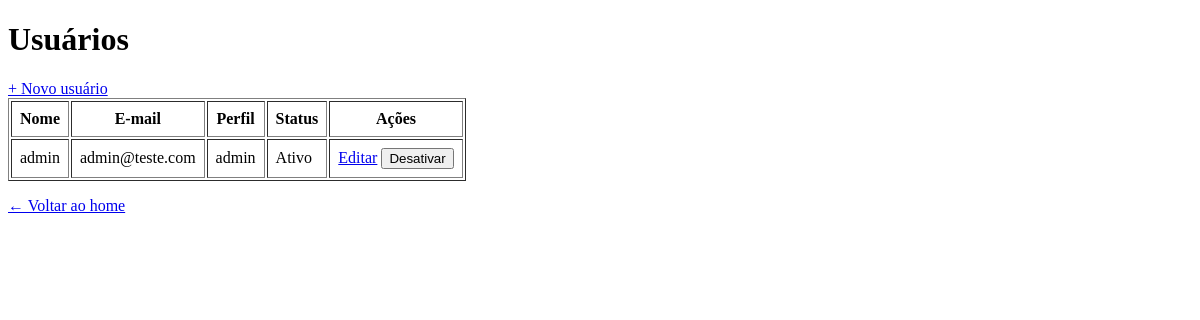
The app's page /usuarios/ (signed in), older data.
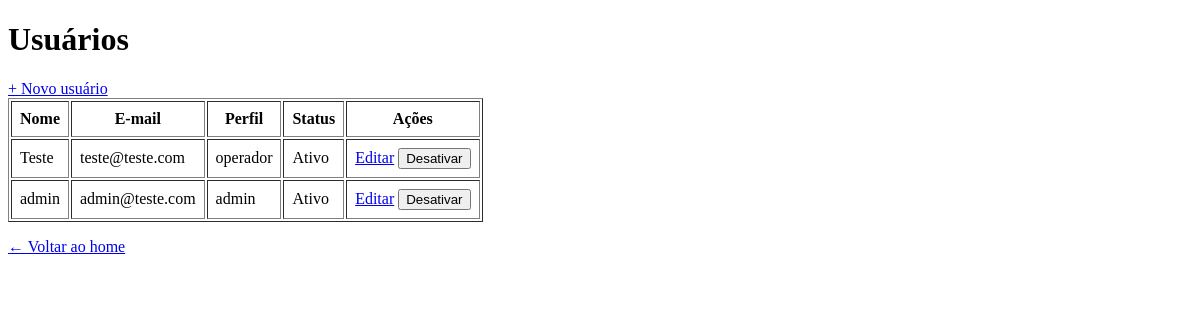
The same page, newer data.
### app/models/usuarios.py (models this page shows)
class Usuario(Base):
    __tablename__ = "usuarios"
    id = Column(Integer, primary_key=True, autoincrement=True)
    nome = Column(String(100), nullable=False)
    email = Column(String(150),unique=True, nullable=False)
    senha_hash = Column(String(225))
    role = Column(String(20), nullable=False, default="operador")
    ativo = Column(Boolean, default=True)
    crando_em = Column(DateTime, server_default=func.now())

### app/controllers/usuario_controller.py (the view)
@router.get("/")
def listar_usuarios(
    request: Request,
    db: Session = Depends(get_db),
    admin = Depends(get_admin)  # bloqueia quem não é admin
):
    usuarios = db.query(Usuario).order_by(Usuario.nome).all()
    return templates.TemplateResponse(
        request,
        "usuarios/index.html",
        {
            "request": request,
            "usuario": admin,   # dados de quem está logado (para navbar)
            "usuarios": usuarios  # lista para exibir na tabela
        }
    )

### app/templates/usuarios/index.html (shortened to what this page needs)
<!DOCTYPE html>
<html lang="pt-br">
<head>
</head>
<body>
    <h1>Usuários</h1>
    <a href="/usuarios/novo">+ Novo usuário</a>
    <table border="1" cellpadding="8">
        <thead>
            <tr>
                <th>Nome</th>
                <th>E-mail</th>
                <th>Perfil</th>
                <th>Status</th>
                <th>Ações</th>
            </tr>
        </thead>
        <tbody>
            {% for u in usuarios %}
            <tr>
                <td>{{ u.nome }}</td>
                <td>{{ u.email }}</td>
                <td>{{ u.role }}</td>
                <td>{{ "Ativo" if u.ativo else "Inativo" }}</td>
                <td>
                    <a href="/usuarios/{{ u.id }}/editar">Editar</a>
                    <form action="/usuarios/{{ u.id }}/toggle-ativo"
                          method="post"
                          style="display:inline">
                        <button type="submit">
                            {{ "Desativar" if u.ativo else "Ativar" }}
                        </button>
                    </form>
                </td>
            </tr>
            {% endfor %}
        </tbody>
    </table>
    <p><a href="/">← Voltar ao home</a></p>
</body>
</html>

Row changes from the older to the newer data that the page shows:
added Usuario: nome "Teste", email "teste@teste.com", role "operador", ativo "Ativo", ativo "Desativar"
